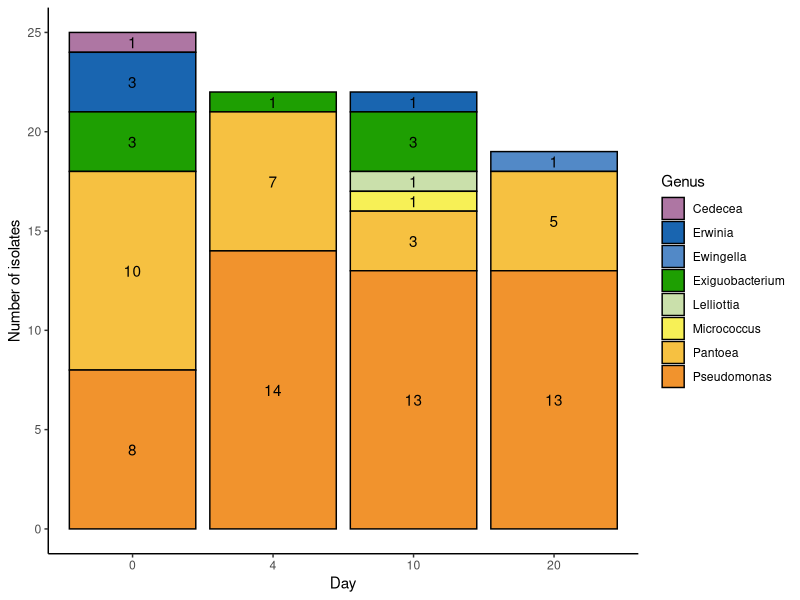
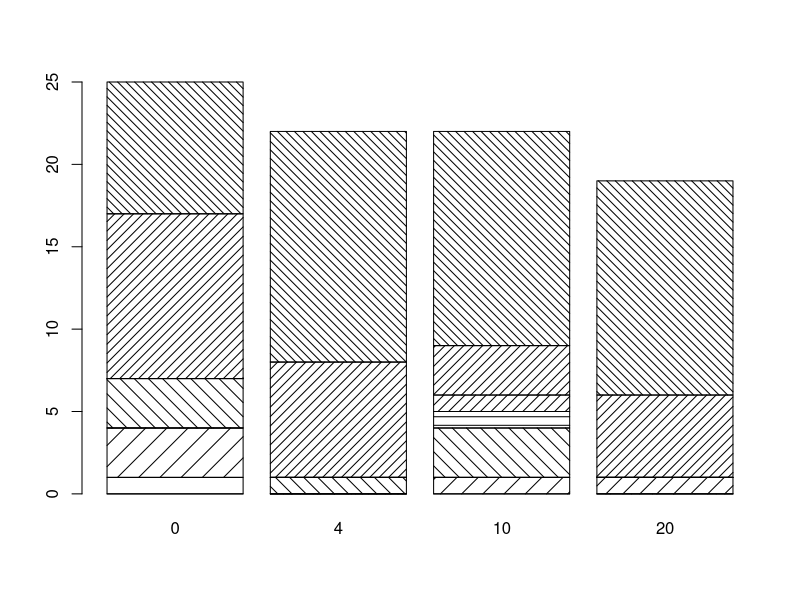
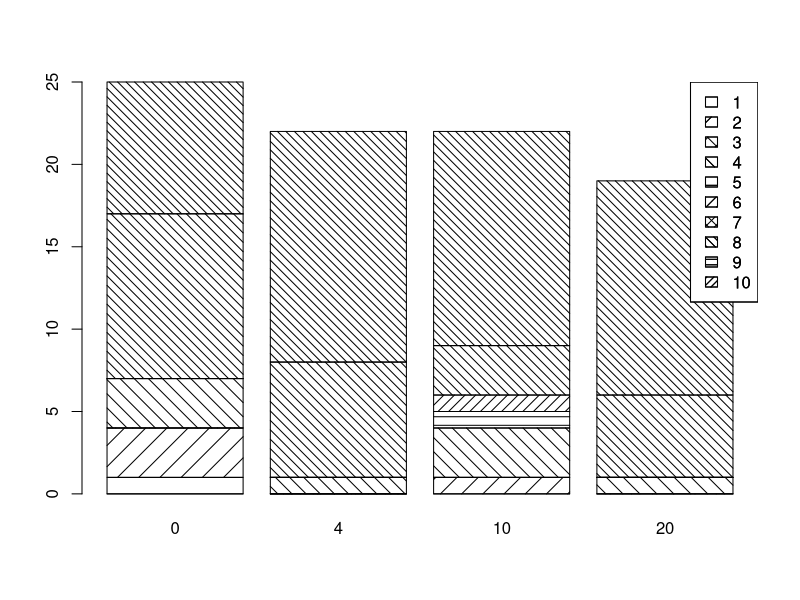

Here is the R script that generated these plots, in order: (Note: this script raises an error after producing the figures.)
##--------------------------------Title-----------------------------------------

#Plotting isolate sequencing results

##--------------------------------Description-----------------------------------

#Preparing a barplot of genus-level identity by day of isolation. A color and
#grayscale version of the plot will be prepared

##--------------------------------Packages--------------------------------------

library(tidyverse); library(ggplot2); library(stringi); library(ragg)

##--------------------------------Data------------------------------------------

data <- read.csv("data/0919a_isolates_fsl_previd.csv", header = TRUE)

##--------------------------------Wrangling-------------------------------------

data <- data %>%
  separate(Previous.ID, c("sampling", "sample_name", "day", "media", "isolate_number"), sep = "-") %>%
  separate(subject.titles, c("genus", "species", NA, NA, NA, NA), sep = " ", extra = "drop")

data$day <- stri_replace_all_regex(data$day, 
                                   pattern = c("D0", "D4", "D10", "D20"),
                                   replacement = c(0, 4, 10, 20),
                                   vectorize_all = FALSE)

data$day <- factor(data$day, levels = c("0", "4", "10", "20"))

freq <- data.frame(table(data$genus, data$day))

colnames(freq) <- c("genus", "day", "freq")

freq_plot_data <- freq %>%
  filter(freq != 0)

freq_table <- table(data$genus, data$day)
##--------------------------------Plotting--------------------------------------

#Color plot
ggplot(data = freq_plot_data, mapping = aes(x = day, y = freq, fill = genus, label = freq)) + 
  geom_col(position = "stack", color = "black") +
  theme_classic() + ylab("Number of isolates") + xlab("Day") +
  labs(fill = "Genus") + scale_fill_manual(values = c("#AE76A3","#1965B0", "#5289C7", "#1E9F02", 
                                                      "#CAE0AB", "#F7F056", "#F6C141","#F1932D", "#E8601C", 
                                                      "#AFADAD")) +
  geom_text(position = position_stack(vjust = 0.5))

#Greyscale plot
angle1 <- rep(c(0, 45,45,135), length.out=10)
angle2 <- rep(c(0, 45,135,135), length.out=10)
density1 <- seq(5,20,length.out=10)
density2 <- seq(5,20,length.out=10)
col <- 1 

barplot(freq_table, col = col, angle = angle1, density = density1)
barplot(freq_table, col = col, angle = angle2, density = density2)
legend("topright", legend=1:10, ncol =1, fill=TRUE, col=col, angle=angle1, density=density1)
par(bg="transparent")
legend("topright", legend=1:10, ncol =1, fill=TRUE, col=col, angle=angle2, density=density2)
par(op)


##--------------------------------Export----------------------------------------

agg_tiff(paste0("outputs/microbial_population_over_shelf_life.tiff"), width = 150, height = 150, units = "mm", res = 800)
ggplot(data = freq_plot_data, mapping = aes(x = day, y = freq, fill = genus, label = freq)) + 
  geom_col(position = "stack", color = "black") +  theme_classic() + 
   ylab("Number of isolates") + xlab("Day") +
  theme(axis.text.x = element_text(size = 12),
        axis.text.y = element_text(size = 12),
        axis.title.x = element_text(size = rel(1.2)),
        axis.title.y = element_text(size = rel(1.2))) + 
  labs(fill = "Genus") + scale_fill_manual(values = c("#AE76A3","#1965B0", "#5289C7", "#1E9F02", 
                                                      "#CAE0AB", "#F7F056", "#F6C141","#F1932D", "#E8601C", 
                                                      "#AFADAD")) +
  geom_text(position = position_stack(vjust = 0.5))
dev.off()
